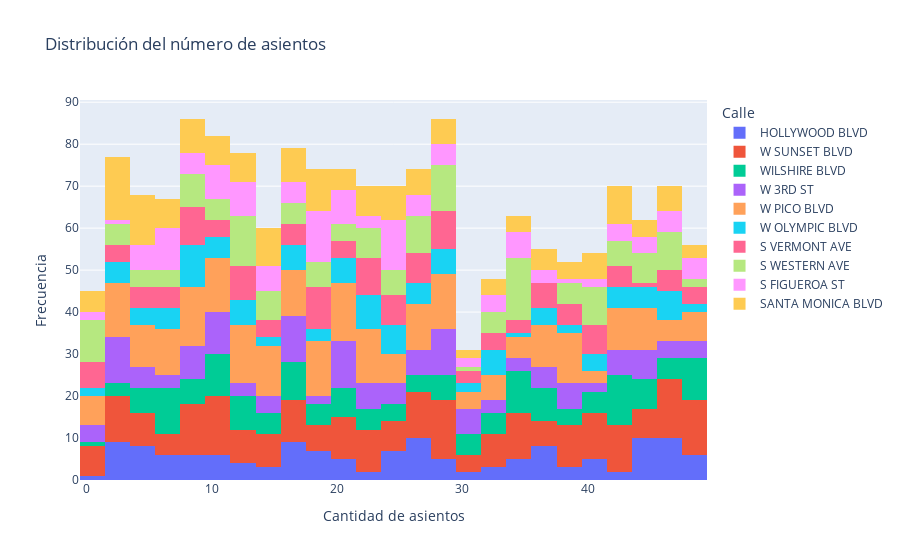

The code cell stored with this chart in its notebook:
### Code cell
fig = px.histogram(data_filtro_streets, x='number', color= 'calle',  title='Distribución del número de asientos', nbins=25)
fig.update_layout(
    legend_title_text='Calle', 
    xaxis_title='Cantidad de asientos',  # Etiqueta del eje X
    yaxis_title= 'Frecuencia'  # Etiqueta del eje Y
    )
fig.show()

### Figure 1 — Plotly figure (JSON) as saved in the notebook; plotly's stock layout.template omitted (floating-point values rounded to 4 significant figures; data arrays with more than 128 entries replaced by an {"elided": "..."} marker saying what was removed)
{"data": [{"alignmentgroup": "True", "bingroup": "x", "hovertemplate": "calle=HOLLYWOOD BLVD<br>number=%{x}<br>count=%{y}<extra></extra>", "legendgroup": "HOLLYWOOD BLVD", "marker": {"color": "#636efa", "pattern": {"shape": ""}}, "name": "HOLLYWOOD BLVD", "nbinsx": 25, "offsetgroup": "HOLLYWOOD BLVD", "orientation": "v", "showlegend": true, "type": "histogram", "x": {"elided": "142 int values"}, "xaxis": "x", "yaxis": "y"}, {"alignmentgroup": "True", "bingroup": "x", "hovertemplate": "calle=W SUNSET BLVD<br>number=%{x}<br>count=%{y}<extra></extra>", "legendgroup": "W SUNSET BLVD", "marker": {"color": "#EF553B", "pattern": {"shape": ""}}, "name": "W SUNSET BLVD", "nbinsx": 25, "offsetgroup": "W SUNSET BLVD", "orientation": "v", "showlegend": true, "type": "histogram", "x": {"elided": "236 int values"}, "xaxis": "x", "yaxis": "y"}, {"alignmentgroup": "True", "bingroup": "x", "hovertemplate": "calle=WILSHIRE BLVD<br>number=%{x}<br>count=%{y}<extra></extra>", "legendgroup": "WILSHIRE BLVD", "marker": {"color": "#00cc96", "pattern": {"shape": ""}}, "name": "WILSHIRE BLVD", "nbinsx": 25, "offsetgroup": "WILSHIRE BLVD", "orientation": "v", "showlegend": true, "type": "histogram", "x": {"elided": "161 int values"}, "xaxis": "x", "yaxis": "y"}, {"alignmentgroup": "True", "bingroup": "x", "hovertemplate": "calle=W 3RD ST<br>number=%{x}<br>count=%{y}<extra></extra>", "legendgroup": "W 3RD ST", "marker": {"color": "#ab63fa", "pattern": {"shape": ""}}, "name": "W 3RD ST", "nbinsx": 25, "offsetgroup": "W 3RD ST", "orientation": "v", "showlegend": true, "type": "histogram", "x": {"elided": "146 int values"}, "xaxis": "x", "yaxis": "y"}, {"alignmentgroup": "True", "bingroup": "x", "hovertemplate": "calle=W PICO BLVD<br>number=%{x}<br>count=%{y}<extra></extra>", "legendgroup": "W PICO BLVD", "marker": {"color": "#FFA15A", "pattern": {"shape": ""}}, "name": "W PICO BLVD", "nbinsx": 25, "offsetgroup": "W PICO BLVD", "orientation": "v", "showlegend": true, "type": "histogram", "x": {"elided": "248 int values"}, "xaxis": "x", "yaxis": "y"}, {"alignmentgroup": "True", "bingroup": "x", "hovertemplate": "calle=W OLYMPIC BLVD<br>number=%{x}<br>count=%{y}<extra></extra>", "legendgroup": "W OLYMPIC BLVD", "marker": {"color": "#19d3f3", "pattern": {"shape": ""}}, "name": "W OLYMPIC BLVD", "nbinsx": 25, "offsetgroup": "W OLYMPIC BLVD", "orientation": "v", "showlegend": true, "type": "histogram", "x": [33, 13, 16, 23, 20, 8, 23, 5, 27, 3, 10, 18, 46, 12, 45, 3, 42, 28, 18, 31, 20, 45, 16, 8, 43, 20, 38, 28, 22, 47, 40, 37, 6, 23, 37, 1, 45, 36, 44, 48, 14, 17, 27, 47, 38, 49, 24, 33, 19, 46, 36, 42, 41, 3, 17, 25, 8, 14, 6, 32, 24, 32, 11, 21, 29, 9, 27, 25, 41, 25, 31, 24, 8, 32, 22, 23, 17, 5, 9, 9, 46, 10, 7, 43, 47, 27, 2, 4, 27, 3, 32, 23, 23, 42, 46, 28, 8, 34, 21, 28, 16, 20, 24, 12, 28, 10, 4, 1, 12, 10, 7, 7, 9, 13, 13, 44, 9, 41], "xaxis": "x", "yaxis": "y"}, {"alignmentgroup": "True", "bingroup": "x", "hovertemplate": "calle=S VERMONT AVE<br>number=%{x}<br>count=%{y}<extra></extra>", "legendgroup": "S VERMONT AVE", "marker": {"color": "#FF6692", "pattern": {"shape": ""}}, "name": "S VERMONT AVE", "nbinsx": 25, "offsetgroup": "S VERMONT AVE", "orientation": "v", "showlegend": true, "type": "histogram", "x": {"elided": "139 int values"}, "xaxis": "x", "yaxis": "y"}, {"alignmentgroup": "True", "bingroup": "x", "hovertemplate": "calle=S WESTERN AVE<br>number=%{x}<br>count=%{y}<extra></extra>", "legendgroup": "S WESTERN AVE", "marker": {"color": "#B6E880", "pattern": {"shape": ""}}, "name": "S WESTERN AVE", "nbinsx": 25, "offsetgroup": "S WESTERN AVE", "orientation": "v", "showlegend": true, "type": "histogram", "x": {"elided": "162 int values"}, "xaxis": "x", "yaxis": "y"}, {"alignmentgroup": "True", "bingroup": "x", "hovertemplate": "calle=S FIGUEROA ST<br>number=%{x}<br>count=%{y}<extra></extra>", "legendgroup": "S FIGUEROA ST", "marker": {"color": "#FF97FF", "pattern": {"shape": ""}}, "name": "S FIGUEROA ST", "nbinsx": 25, "offsetgroup": "S FIGUEROA ST", "orientation": "v", "showlegend": true, "type": "histogram", "x": {"elided": "132 int values"}, "xaxis": "x", "yaxis": "y"}, {"alignmentgroup": "True", "bingroup": "x", "hovertemplate": "calle=SANTA MONICA BLVD<br>number=%{x}<br>count=%{y}<extra></extra>", "legendgroup": "SANTA MONICA BLVD", "marker": {"color": "#FECB52", "pattern": {"shape": ""}}, "name": "SANTA MONICA BLVD", "nbinsx": 25, "offsetgroup": "SANTA MONICA BLVD", "orientation": "v", "showlegend": true, "type": "histogram", "x": {"elided": "167 int values"}, "xaxis": "x", "yaxis": "y"}], "layout": {"barmode": "relative", "legend": {"title": {"text": "Calle"}, "tracegroupgap": 0}, "title": {"text": "Distribución del número de asientos"}, "xaxis": {"anchor": "y", "domain": [0, 1], "title": {"text": "Cantidad de asientos"}}, "yaxis": {"anchor": "x", "domain": [0, 1], "title": {"text": "Frecuencia"}}}}
